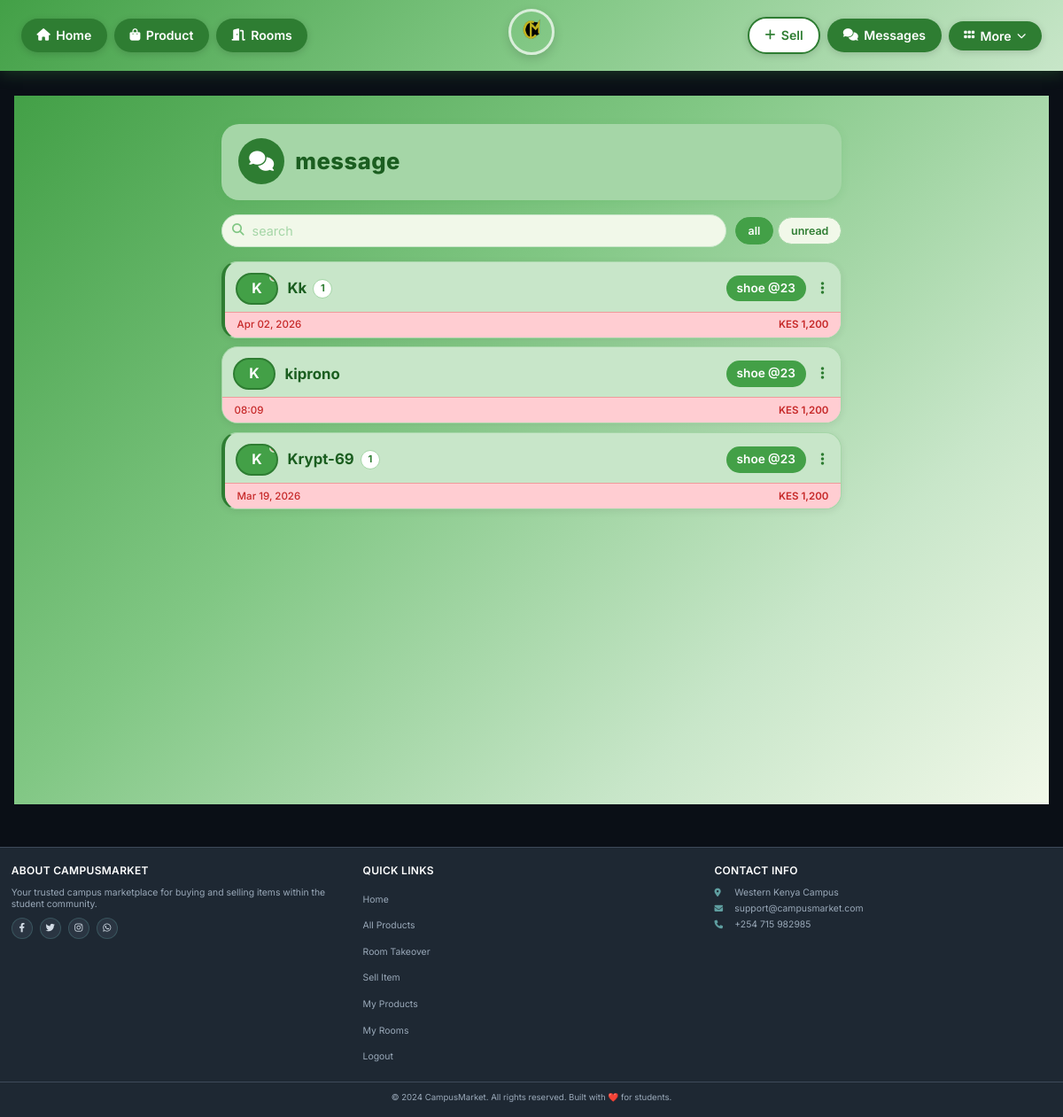
The app's page /chat/ (signed in), older data.
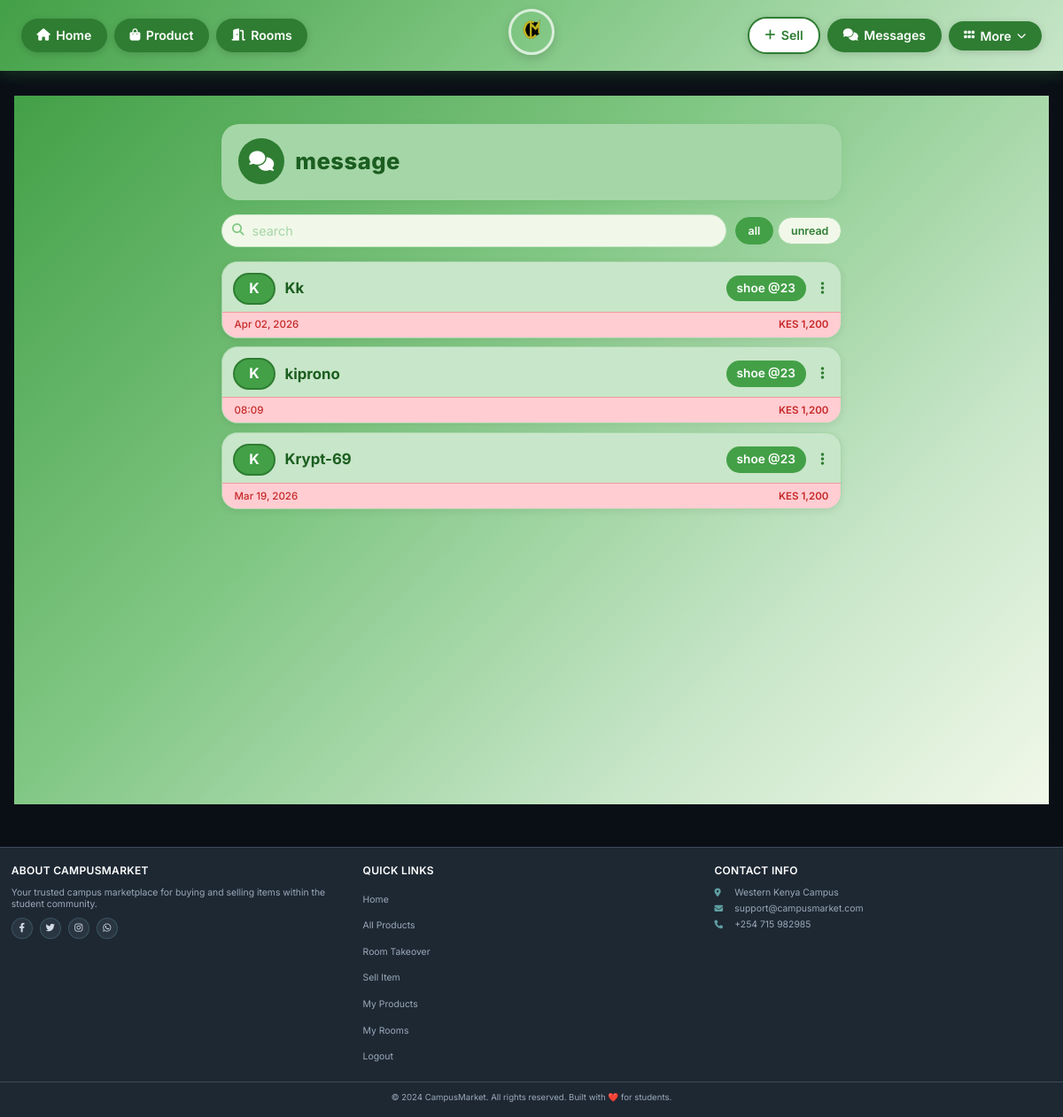
The same page, newer data.
### app/models.py (models this page shows, shortened)
class Message(db.Model):
    __tablename__ = 'messages'
    id = db.Column(db.Integer, primary_key=True)
    chat_id = db.Column(db.Integer, db.ForeignKey('chats.id'), nullable=False)
    content = db.Column(db.Text, nullable=True)
    is_image = db.Column(db.Boolean, default=False)
    image_filename = db.Column(db.String(255), nullable=True)
    sender_id = db.Column(db.Integer, db.ForeignKey('users.id'), nullable=False)
    receiver_id = db.Column(db.Integer, db.ForeignKey('users.id'), nullable=False)
    is_read = db.Column(db.Boolean, default=False)
    created_at = db.Column(db.DateTime, default=datetime.utcnow)
    is_deleted = db.Column(db.Boolean, default=False)
    deleted_at = db.Column(db.DateTime, nullable=True)
    deleted_by_id = db.Column(db.Integer, db.ForeignKey('users.id'), nullable=True)
    offer_id = db.Column(db.Integer, db.ForeignKey('offers.id'), nullable=True)
    __table_args__ = (
        CheckConstraint('sender_id != receiver_id', name='different_sender_receiver'),
    )
    chat = db.relationship('Chat', back_populates='messages')
    sender = db.relationship('User', foreign_keys=[sender_id], back_populates='sent_messages')
    deleted_by = db.relationship('User', foreign_keys=[deleted_by_id], backref='deleted_messages')
    offer = db.relationship('Offer', backref='message_refs')
    @property
    def formatted_time(self):
        now = datetime.utcnow()
        diff = now - self.created_at
        if diff.days == 0:
            if diff.seconds < 60:
                return "Just now"
            elif diff.seconds < 3600:
                return f"{diff.seconds // 60}m ago"
            else:
                return f"{diff.seconds // 3600}h ago"
        elif diff.days == 1:
            return "Yesterday"
        elif diff.days < 7:
            return f"{diff.days}d ago"
        else:
            return self.created_at.strftime("%b %d, %Y")

class User(UserMixin, db.Model):
    __tablename__ = 'users'
    id = db.Column(db.Integer, primary_key=True)
    username = db.Column(db.String(80), unique=True, nullable=False)
    email = db.Column(db.String(120), unique=True, nullable=False)
    password_hash = db.Column(db.String(256))
    phone = db.Column(db.String(20))
    created_at = db.Column(db.DateTime, default=datetime.utcnow)
    google_id = db.Column(db.String(100), unique=True, nullable=True)
    profile_picture = db.Column(db.String(500), nullable=True)
    products = db.relationship('Product',
        foreign_keys='Product.seller_id',
        back_populates='seller',
        lazy=True
    )
    payments = db.relationship('Payment',
        back_populates='payment_user',
        lazy=True
    )
    phone_number = db.Column(db.String(20))
    campus_location = db.Column(db.String(100))
    hostel_name = db.Column(db.String(100))
    hostel_room = db.Column(db.String(20))
    whatsapp_number = db.Column(db.String(20))
    show_contact_details = db.Column(db.Boolean, default=True)
    contact_preference = db.Column(db.String(20), default='whatsapp')
    is_admin = db.Column(db.Boolean, default=False)
    conversations_as_buyer = db.relationship('Chat',
        foreign_keys='Chat.buyer_id',
        back_populates='buyer',
        lazy=True,
        cascade='all, delete-orphan'
    )
    conversations_as_seller = db.relationship('Chat',
        foreign_keys='Chat.seller_id',
        back_populates='seller',
        lazy=True,
        cascade='all, delete-orphan'
    )
    sent_messages = db.relationship('Message',
        foreign_keys='Message.sender_id',
        back_populates='sender',
        lazy=True,
        cascade='all, delete-orphan'
    )
    sent_offers = db.relationship('Offer',
        foreign_keys='Offer.buyer_id',
        back_populates='offer_buyer',
        lazy=True
    )
    received_offers = db.relationship('Offer',
        foreign_keys='Offer.seller_id',
        back_populates='offer_seller',
        lazy=True
    )

class Product(db.Model):
    __tablename__ = 'products'
    id = db.Column(db.Integer, primary_key=True)
    title = db.Column(db.String(100), nullable=False)
    description = db.Column(db.Text)
    price = db.Column(db.Float, nullable=False)
    condition = db.Column(db.String(20))
    contact_info = db.Column(db.Text)
    is_fast_moving = db.Column(db.Boolean, default=False)
    is_active = db.Column(db.Boolean, default=True)
    is_sold = db.Column(db.Boolean, default=False)
    Token = db.Column(db.Float, nullable=False)
    category_id = db.Column(db.Integer, db.ForeignKey('categories.id'), nullable=False)
    seller_id = db.Column(db.Integer, db.ForeignKey('users.id'), nullable=False)
    image_group_id = db.Column(db.Integer, db.ForeignKey('product_image_groups.id'), nullable=True)
    created_at = db.Column(db.DateTime, default=datetime.utcnow)
    updated_at = db.Column(db.DateTime, default=datetime.utcnow, onupdate=datetime.utcnow)
    hostel_name = db.Column(db.String(100), nullable=False, default='')
    location = db.Column(db.String(100), nullable=False, default='')
    leave_date = db.Column(db.DateTime, nullable=False, default=datetime.utcnow)
    room_type = db.Column(db.String(20), default='single')
    deposit = db.Column(db.Float, default=0)
    commission_percentage = db.Column(db.Float, default=0)
    is_commission_listing = db.Column(db.Boolean, default=False)
    status = db.Column(db.String(20), default='available')
    agreement_user_id = db.Column(db.Integer, db.ForeignKey('users.id'), nullable=True)
    agreement_expires_at = db.Column(db.DateTime, nullable=True)
    booked_at = db.Column(db.DateTime, nullable=True)
    total_unlocks = db.Column(db.Integer, default=0)
    last_interest_update = db.Column(db.DateTime, default=datetime.utcnow)
    payments = db.relationship('Payment', back_populates='product', lazy=True, cascade="all, delete-orphan")
    chats = db.relationship('Chat', back_populates='product', lazy=True, cascade='all, delete-orphan')
    offers = db.relationship('Offer', back_populates='product', lazy=True, cascade='all, delete-orphan')
    unlocks = db.relationship(
    'ProductUnlock',
    back_populates='product',
    cascade='all, delete-orphan'
)
    notifications = db.relationship(
    'Notification',
    back_populates='product',
    cascade='all, delete-orphan'
)
    agreement_user = db.relationship('User', foreign_keys=[agreement_user_id])
    category = db.relationship('Category', back_populates='products')
    seller = db.relationship('User', foreign_keys=[seller_id], back_populates='products')
    image_group = db.relationship('ProductImageGroup', back_populates='product')

### app/chat/routes.py (the view)
@chat_bp.route('/')
@login_required
def index():
    chats = Chat.query.filter(
        (Chat.buyer_id == current_user.id) | (Chat.seller_id == current_user.id),
        Chat.is_active == True
    ).order_by(Chat.updated_at.desc()).all()
    formatted_chats = []
    for chat in chats:
        last_message = Message.query.filter_by(chat_id=chat.id)\
            .order_by(Message.created_at.desc()).first()
        unread_count = Message.query.filter_by(
            chat_id=chat.id,
            receiver_id=current_user.id,
            is_read=False
        ).count()
        other_user = chat.get_other_participant(current_user.id)
        formatted_chats.append({
            'chat_id': chat.id,
            'product': chat.product,
            'other_user': other_user,
            'last_message': last_message.content if last_message and not last_message.is_image else '[Image]' if last_message else None,
            'last_message_time': last_message.formatted_time if last_message else None,
            'unread_count': unread_count,
            'updated_at': chat.updated_at
        })
    return render_template('chat/index.html', chats=formatted_chats)

### app/models.py (called while the page is built)
@login_manager.user_loader
def load_user(user_id):
    return User.query.get(int(user_id))

    def get_other_participant(self, current_user_id):
        if current_user_id == self.buyer_id:
            return self.seller
        return self.buyer

### app/templates/chat/index.html (shortened to what this page needs)
{% extends "base.html" %}
{% block content %}
<div class="chat-app">
    <div class="ch-header">
        <div class="ch-header-icon">
            <i class="fas fa-comments"></i>
        </div>
        <span class="ch-header-title">message</span>
    </div>
    <div class="ch-toolbar">
        <div class="ch-search-wrap">
            <i class="fas fa-search ch-search-icon"></i>
            <input type="text" id="searchInput" placeholder="search" class="ch-search-input">
        </div>
        <div class="ch-filters">
            <button class="ch-filter active" data-filter="all">all</button>
            <button class="ch-filter" data-filter="unread">unread</button>
        </div>
    </div>
    <div class="ch-list" id="chatsList">
        {% if chats %}
            {% for chat in chats %}
            <a href="{{ url_for('chat.chat_room', chat_id=chat.chat_id) }}"
               class="ch-card {% if chat.unread_count > 0 %}ch-card--unread{% endif %}"
               data-username="{{ chat.other_user.username|lower }}"
               data-product="{{ chat.product.title|lower }}"
               data-last-message="{{ chat.last_message|default('')|lower }}"
               data-unread="{{ chat.unread_count }}">
                <div class="ch-card-main">
                    <div class="ch-avatar">
                        {% if chat.other_user.profile_picture %}
                            <img src="{{ chat.other_user.profile_picture }}"
                                 alt="{{ chat.other_user.username }}">
                        {% else %}
                            <span>{{ chat.other_user.username[0]|upper }}</span>
                        {% endif %}
                        {% if chat.unread_count > 0 %}
                        <div class="ch-avatar-dot"></div>
                        {% endif %}
                    </div>
                    <div class="ch-card-body">
                        <div class="ch-card-top">
                            <span class="ch-username">{{ chat.other_user.username }}</span>
                            {% if chat.unread_count > 0 %}
                            <span class="ch-unread-badge">{{ chat.unread_count }}</span>
                            {% endif %}
                            <span class="ch-product-pill">{{ chat.product.title|truncate(14, true) }}</span>
                        </div>
                    </div>
                    <div class="ch-actions">
                        <button class="ch-action-btn"
                            onclick="event.preventDefault();event.stopPropagation();toggleChatMenu('{{ chat.chat_id }}')">
                            <i class="fas fa-ellipsis-v"></i>
                        </button>
                    </div>
                </div>
                <div class="ch-card-strip">
                    <span class="ch-time">
                        {{ chat.last_message_time or chat.updated_at.strftime('%H:%M') }}
                    </span>
                    <span class="ch-amount">KES {{ "{:,.0f}".format(chat.product.price) }}</span>
                </div>
            </a>
            {% endfor %}
        {% endif %}
    </div>
</div>
{% endblock %}

Row changes from the older to the newer data that the page shows:
changed Message "Apr 02, 2026": unread_count "1" → (not shown)
changed Message "Mar 19, 2026": unread_count "1" → (not shown)
